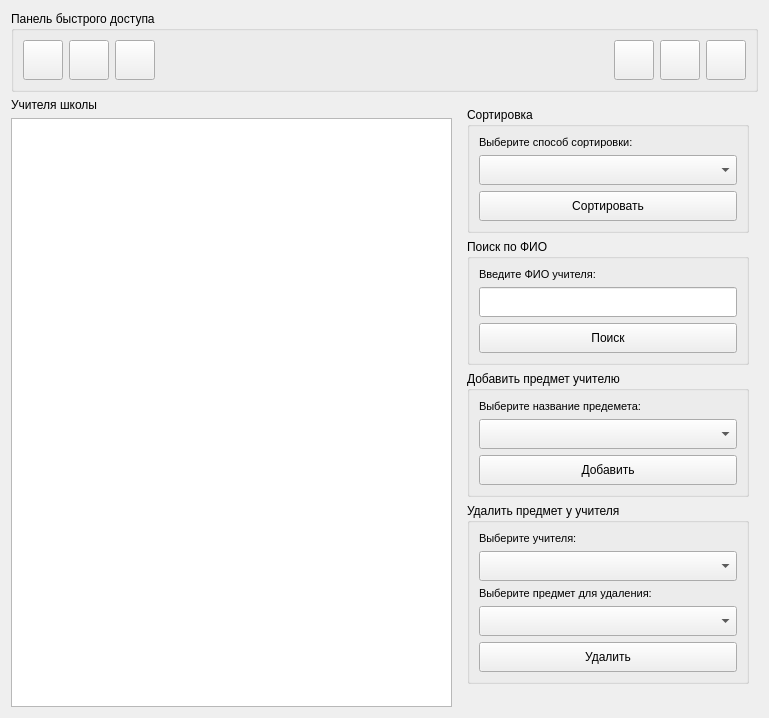
      <widget class="QWidget" name="tabTeachers">
       <attribute name="icon">
        <iconset resource="../../Resources/img.qrc">
         <normaloff>:/icons/img/teacgers.png</normaloff>:/icons/img/teacgers.png</iconset>
       </attribute>
       <attribute name="title">
        <string>Учителя</string>
       </attribute>
       <layout class="QVBoxLayout" name="verticalLayout_25">
        <item>
         <widget class="QGroupBox" name="groupBox_13">
          <property name="minimumSize">
           <size>
            <width>0</width>
            <height>80</height>
           </size>
          </property>
          <property name="title">
           <string>Панель быстрого доступа</string>
          </property>
          <layout class="QHBoxLayout" name="horizontalLayout_9">
           <item>
            <widget class="QPushButton" name="pushButton_15">
             <property name="minimumSize">
              <size>
               <width>40</width>
               <height>40</height>
              </size>
             </property>
             <property name="maximumSize">
              <size>
               <width>40</width>
               <height>40</height>
              </size>
             </property>
             <property name="icon">
              <iconset resource="../../Resources/img.qrc">
               <normaloff>:/icons/img/reload.png</normaloff>:/icons/img/reload.png</iconset>
             </property>
             <property name="iconSize">
              <size>
               <width>25</width>
               <height>25</height>
              </size>
             </property>
            </widget>
           </item>
           <item>
            <widget class="QPushButton" name="pushButton_22">
             <property name="minimumSize">
              <size>
               <width>40</width>
               <height>40</height>
              </size>
             </property>
             <property name="maximumSize">
              <size>
               <width>40</width>
               <height>40</height>
              </size>
             </property>
             <property name="text">
              <string/>
             </property>
             <property name="icon">
              <iconset resource="../../Resources/img.qrc">
               <normaloff>:/icons/img/add.png</normaloff>:/icons/img/add.png</iconset>
             </property>
             <property name="iconSize">
              <size>
               <width>25</width>
               <height>25</height>
              </size>
             </property>
            </widget>
           </item>
           <item>
            <widget class="QPushButton" name="pushButton_23">
             <property name="minimumSize">
              <size>
               <width>40</width>
               <height>40</height>
              </size>
             </property>
             <property name="maximumSize">
              <size>
               <width>40</width>
               <height>40</height>
              </size>
             </property>
             <property name="icon">
              <iconset resource="../../Resources/img.qrc">
               <normaloff>:/icons/img/delete.png</normaloff>:/icons/img/delete.png</iconset>
             </property>
             <property name="iconSize">
              <size>
               <width>25</width>
               <height>25</height>
              </size>
             </property>
            </widget>
           </item>
           <item>
            <spacer name="horizontalSpacer_4">
             <property name="orientation">
              <enum>Qt::Horizontal</enum>
             </property>
             <property name="sizeHint" stdset="0">
              <size>
               <width>453</width>
               <height>20</height>
              </size>
             </property>
            </spacer>
           </item>
           <item>
            <widget class="QPushButton" name="pushButton_25">
             <property name="minimumSize">
              <size>
               <width>40</width>
               <height>40</height>
              </size>
             </property>
             <property name="maximumSize">
              <size>
               <width>40</width>
               <height>40</height>
              </size>
             </property>
             <property name="icon">
              <iconset resource="../../Resources/img.qrc">
               <normaloff>:/icons/img/print.png</normaloff>:/icons/img/print.png</iconset>
             </property>
             <property name="iconSize">
              <size>
               <width>25</width>
               <height>25</height>
              </size>
             </property>
            </widget>
           </item>
           <item>
            <widget class="QPushButton" name="pushButton_26">
             <property name="minimumSize">
              <size>
               <width>40</width>
               <height>40</height>
              </size>
             </property>
             <property name="maximumSize">
              <size>
               <width>40</width>
               <height>40</height>
              </size>
             </property>
             <property name="icon">
              <iconset resource="../../Resources/img.qrc">
               <normaloff>:/icons/img/printer.png</normaloff>:/icons/img/printer.png</iconset>
             </property>
             <property name="iconSize">
              <size>
               <width>25</width>
               <height>25</height>
              </size>
             </property>
            </widget>
           </item>
           <item>
            <widget class="QPushButton" name="pushButton_27">
             <property name="minimumSize">
              <size>
               <width>40</width>
               <height>40</height>
              </size>
             </property>
             <property name="maximumSize">
              <size>
               <width>40</width>
               <height>40</height>
              </size>
             </property>
             <property name="icon">
              <iconset resource="../../Resources/img.qrc">
               <normaloff>:/icons/img/excel.png</normaloff>:/icons/img/excel.png</iconset>
             </property>
             <property name="iconSize">
              <size>
               <width>25</width>
               <height>25</height>
              </size>
             </property>
            </widget>
           </item>
          </layout>
         </widget>
        </item>
        <item>
         <layout class="QHBoxLayout" name="horizontalLayout_8">
          <item>
           <layout class="QVBoxLayout" name="verticalLayout">
            <item>
             <widget class="QLabel" name="label_11">
              <property name="text">
               <string>Учителя школы</string>
              </property>
             </widget>
            </item>
            <item>
             <widget class="QTableView" name="tableTeachers"/>
            </item>
           </layout>
          </item>
          <item>
           <widget class="QWidget" name="widget_4" native="true">
            <property name="minimumSize">
             <size>
              <width>250</width>
              <height>0</height>
             </size>
            </property>
            <property name="maximumSize">
             <size>
              <width>300</width>
              <height>16777215</height>
             </size>
            </property>
            <layout class="QVBoxLayout" name="verticalLayout_13">
             <item>
              <widget class="QGroupBox" name="groupBox_14">
               <property name="title">
                <string>Сортировка</string>
               </property>
               <layout class="QVBoxLayout" name="verticalLayout_22">
                <item>
                 <widget class="QLabel" name="label_12">
                  <property name="font">
                   <font>
                    <pointsize>8</pointsize>
                   </font>
                  </property>
                  <property name="text">
                   <string>Выберите способ сортировки:</string>
                  </property>
                 </widget>
                </item>
                <item>
                 <widget class="QComboBox" name="comboBox_5">
                  <property name="minimumSize">
                   <size>
                    <width>0</width>
                    <height>30</height>
                   </size>
                  </property>
                 </widget>
                </item>
                <item>
                 <widget class="QPushButton" name="pushButton_17">
                  <property name="minimumSize">
                   <size>
                    <width>0</width>
                    <height>30</height>
                   </size>
                  </property>
                  <property name="text">
                   <string>Сортировать</string>
                  </property>
                  <property name="icon">
                   <iconset resource="../../Resources/img.qrc">
                    <normaloff>:/icons/img/sorting.png</normaloff>:/icons/img/sorting.png</iconset>
                  </property>
                 </widget>
                </item>
               </layout>
              </widget>
             </item>
             <item>
              <widget class="QGroupBox" name="groupBox_15">
               <property name="title">
                <string>Поиск по ФИО</string>
               </property>
               <layout class="QVBoxLayout" name="verticalLayout_23">
                <item>
                 <widget class="QLabel" name="label_13">
                  <property name="font">
                   <font>
                    <pointsize>8</pointsize>
                   </font>
                  </property>
                  <property name="text">
                   <string>Введите ФИО учителя:</string>
                  </property>
                 </widget>
                </item>
                <item>
                 <widget class="QLineEdit" name="lineEdit_3">
                  <property name="minimumSize">
                   <size>
                    <width>0</width>
                    <height>30</height>
                   </size>
                  </property>
                 </widget>
                </item>
                <item>
                 <widget class="QPushButton" name="pushButton_18">
                  <property name="minimumSize">
                   <size>
                    <width>0</width>
                    <height>30</height>
                   </size>
                  </property>
                  <property name="text">
                   <string>Поиск</string>
                  </property>
                  <property name="icon">
                   <iconset resource="../../Resources/img.qrc">
                    <normaloff>:/icons/img/search.png</normaloff>:/icons/img/search.png</iconset>
                  </property>
                 </widget>
                </item>
               </layout>
              </widget>
             </item>
             <item>
              <widget class="QGroupBox" name="groupBox_16">
               <property name="title">
                <string>Добавить предмет учителю</string>
               </property>
               <layout class="QVBoxLayout" name="verticalLayout_24">
                <item>
                 <widget class="QLabel" name="label_14">
                  <property name="font">
                   <font>
                    <pointsize>8</pointsize>
                   </font>
                  </property>
                  <property name="text">
                   <string>Выберите название предемета:</string>
                  </property>
                 </widget>
                </item>
                <item>
                 <widget class="QComboBox" name="comboBox_6">
                  <property name="minimumSize">
                   <size>
                    <width>0</width>
                    <height>30</height>
                   </size>
                  </property>
                 </widget>
                </item>
                <item>
                 <widget class="QPushButton" name="pushButton_19">
                  <property name="minimumSize">
                   <size>
                    <width>0</width>
                    <height>30</height>
                   </size>
                  </property>
                  <property name="text">
                   <string>Добавить</string>
                  </property>
                  <property name="icon">
                   <iconset resource="../../Resources/img.qrc">
                    <normaloff>:/icons/img/add.png</normaloff>:/icons/img/add.png</iconset>
                  </property>
                 </widget>
                </item>
               </layout>
              </widget>
             </item>
             <item>
              <widget class="QGroupBox" name="groupBox_17">
               <property name="title">
                <string>Удалить предмет у учителя</string>
               </property>
               <layout class="QVBoxLayout" name="verticalLayout_26">
                <item>
                 <widget class="QLabel" name="label_15">
                  <property name="font">
                   <font>
                    <pointsize>8</pointsize>
                   </font>
                  </property>
                  <property name="text">
                   <string>Выберите учителя:</string>
                  </property>
                 </widget>
                </item>
                <item>
                 <widget class="QComboBox" name="comboBox_7">
                  <property name="minimumSize">
                   <size>
                    <width>0</width>
                    <height>30</height>
                   </size>
                  </property>
                 </widget>
                </item>
                <item>
                 <widget class="QLabel" name="label_16">
                  <property name="font">
                   <font>
                    <pointsize>8</pointsize>
                   </font>
                  </property>
                  <property name="text">
                   <string>Выберите предмет для удаления:</string>
                  </property>
                 </widget>
                </item>
                <item>
                 <widget class="QComboBox" name="comboBox_8">
                  <property name="minimumSize">
                   <size>
                    <width>0</width>
                    <height>30</height>
                   </size>
                  </property>
                 </widget>
                </item>
                <item>
                 <widget class="QPushButton" name="pushButton_20">
                  <property name="minimumSize">
                   <size>
                    <width>0</width>
                    <height>30</height>
                   </size>
                  </property>
                  <property name="text">
                   <string>Удалить</string>
                  </property>
                  <property name="icon">
                   <iconset resource="../../Resources/img.qrc">
                    <normaloff>:/icons/img/delete.png</normaloff>:/icons/img/delete.png</iconset>
                  </property>
                 </widget>
                </item>
               </layout>
              </widget>
             </item>
             <item>
              <spacer name="verticalSpacer_4">
               <property name="orientation">
                <enum>Qt::Vertical</enum>
               </property>
               <property name="sizeHint" stdset="0">
                <size>
                 <width>20</width>
                 <height>14</height>
                </size>
               </property>
              </spacer>
             </item>
            </layout>
           </widget>
          </item>
         </layout>
        </item>
       </layout>
      </widget>
